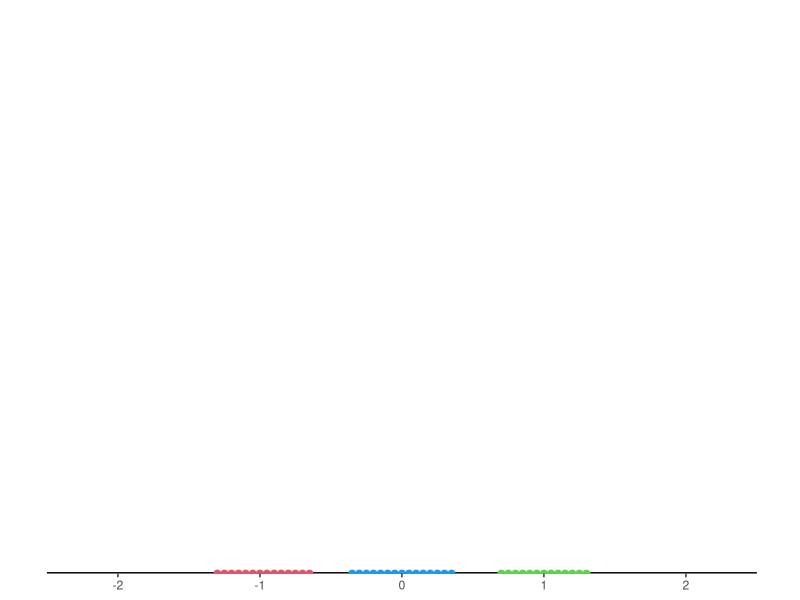
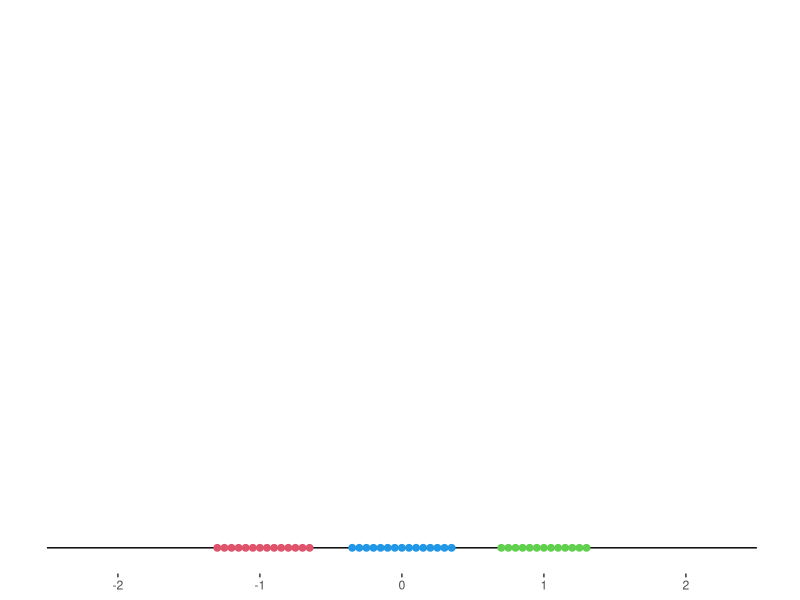
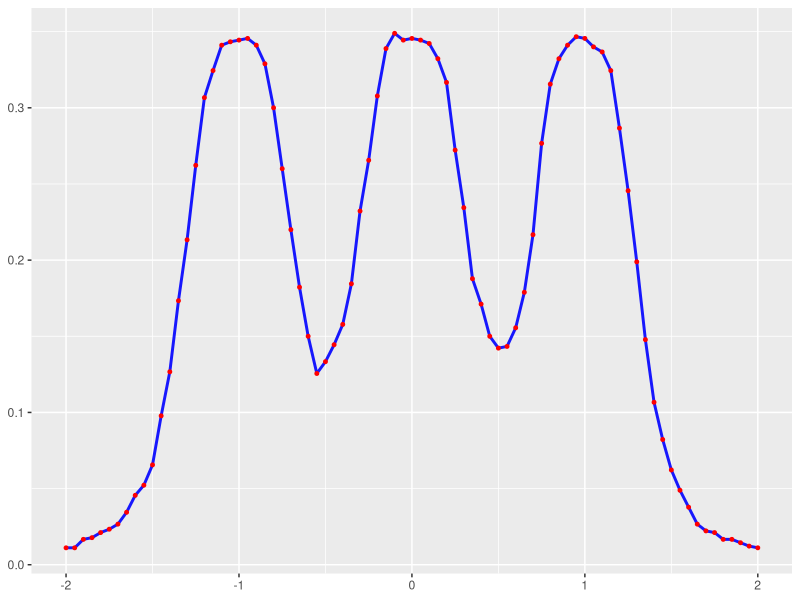

Reproduce these figures in R, in order.
# Load the ggplot2 library
library(ggplot2)

n = 900 # Sample size

# Set the seed for reproducibility
set.seed(3)

x = rnorm(n,3,1)
ep = rnorm(n,0,0.3)

# Create y
# The true values of beta are 1, 0, and -1
y = rep(0,n) # y为n个0
for (i in 1:n/3) {
  y[i] = x[i]+ep[i]
}
for (i in (1+(n/3)):(2/3*n)){
  y[i] = ep[i]
}
for (i in (2/3*n+1):n) {
  y[i] = -x[i]+ep[i]
}

# Define the range of the virtual feature space and step size
beta = seq(-2,2,by=0.05)

# Create an array to store the residuals
resij = array(0,dim = c(length(beta),n))

# Create an array to store the number of residuals within a threshold
resn = array(0,dim = c(length(beta)))

# Calculate residuals and count the number of residuals within a threshold
for (i in 1:length(beta)) {
  for (j in 1:n) {
    resij[i,j] = y[j] - beta[i]*x[j]
    if(abs(resij[i,j])<1) {resij[i,j] = 0}
    else {resij[i,j] = 1}
  }
}

# Create an array to store the residual ratios
rsd_ratio = array(0,dim = c(length(beta)))

# Mark the points whose residual ratios are greater than p-value
Ps = array(0,dim = c(length(beta)))
for (i in 1:length(beta)) {
  for(j in 1:n){
    resn[i] = resn[i] + resij[i,j]
  }
  rsd_ratio[i] = 1-resn[i]/n
  if(rsd_ratio[i] > 0.18){Ps[i] = 1} 
}

# Find the indices of points to be plotted and classify
w = which(Ps==1,arr.ind = T) 
xax = beta[w[,1]]
types=rep(0,length(xax))
types[1]=2
for(i in 2:length(xax)){
  if((xax[i]-xax[1])<0.66){
    types[i]=2
  }
  else if((xax[i]-xax[1])>0.66&&(xax[i]-xax[1])<1.7){
    types[i]=4
  }
  else {
    types[i]=3
  }
}

# Plot accordingly
y=rep(-0.05,length(xax))
df=data.frame(x=xax,y=y)
p1<-ggplot(df, aes(x=xax, y=y)) +
  annotate("segment",x=-2.5,xend=2.5, y=-0.05, yend=-0.05, size=1)+
  coord_cartesian(xlim = c(-2.5, 2.5), ylim = c(0, 0))+
  theme(axis.title = element_blank(),
        axis.text.y = element_blank(),
        axis.ticks.y = element_blank(),
        panel.background = element_blank())+
  geom_point(col=types,size=2)
plot(p1)

p2<-ggplot(df, aes(x=xax, y=-1)) +
  annotate("segment",x=-2.5,xend=2.5, y=-1, yend=-1, size=0.5)+
  geom_point(size =2,col=types) +
  scale_x_continuous(limits = c(-2.5,2.5)) +
  scale_y_continuous(limits = c(-1,0)) + 
  theme(panel.background = element_blank(),
        axis.text.y = element_blank(),
        axis.ticks.y = element_blank(),
        axis.title = element_blank())
plot(p2)

df=data.frame(x=beta,y=rsd_ratio)
p3<-ggplot(df, aes(x=beta, y=rsd_ratio)) +
  geom_line( color="blue", size=1, alpha=0.9)+
  geom_point(color="red", size=1)+
  theme(axis.title = element_blank())
plot(p3)


